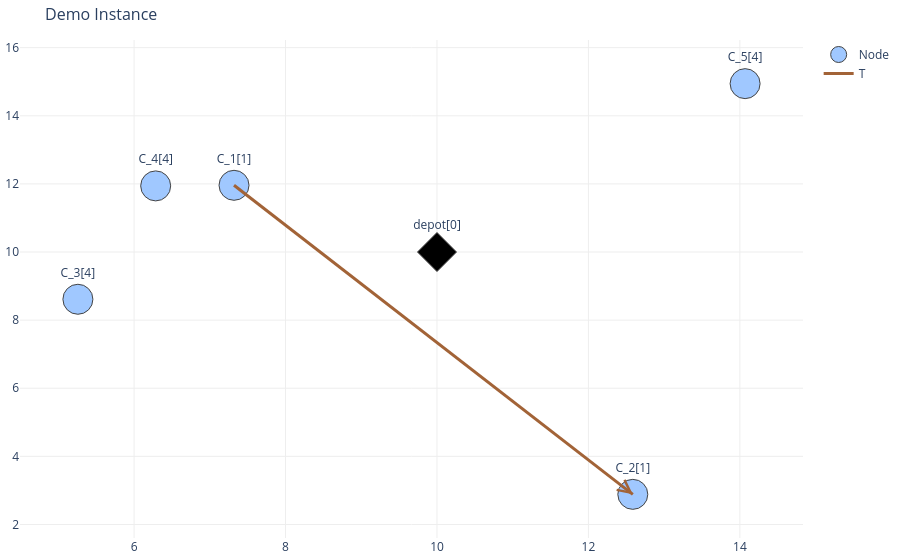

Notebook code cell kept with this figure:
### Code cell
vis_sol.plot_solution([['customer_1,customer_2']],node_trace, None,"Demo Instance", customer_demand)

### Figure 1 — Plotly figure (JSON) as saved in the notebook; plotly's stock layout.template omitted (floating-point values rounded to 4 significant figures)
{"data": [{"marker": {"color": [3.3, 3.3, 3.3, 3.3, 3.3, 4.2], "colorscale": [[0, "rgb(0,0,0)"], [0.25, "rgb(230,0,0)"], [0.5, "rgb(230,210,0)"], [0.75, "rgb(255,255,255)"], [1, "rgb(160,200,255)"]], "line": {"width": 1}, "reversescale": true, "showscale": false, "size": 30, "symbol": ["circle", "circle", "circle", "circle", "circle", "diamond"]}, "mode": "markers+text", "name": "Node", "text": ["C_3[4]", "C_1[1]", "C_2[1]", "C_4[4]", "C_5[4]", "depot[0]"], "textposition": "top center", "type": "scatter", "x": [5.258, 7.32, 12.59, 6.285, 14.07, 10], "y": [8.612, 11.96, 2.884, 11.94, 14.94, 10]}, {"hoverinfo": "text", "line": {"color": "#a26337", "width": 3}, "mode": "lines", "name": "T", "type": "scatter", "x": [7.32, 12.59, null], "y": [11.96, 2.884, null]}], "layout": {"annotations": [{"arrowcolor": "#a26337", "arrowhead": 5, "arrowsize": 2.5, "ax": 11.58, "axref": "x", "ay": 4.614, "ayref": "y", "showarrow": true, "x": 12.59, "xref": "x", "y": 2.884, "yref": "y"}], "hovermode": "closest", "margin": {"b": 20, "l": 5, "r": 5, "t": 40}, "plot_bgcolor": "rgba(0,0,0,0)", "showlegend": true, "title": {"font": {"size": 16}, "text": "Demo Instance"}, "xaxis": {"gridcolor": "#eee", "showgrid": true, "showticklabels": true, "zeroline": true}, "yaxis": {"gridcolor": "#eee", "showgrid": true, "showticklabels": true, "zeroline": true}}}
